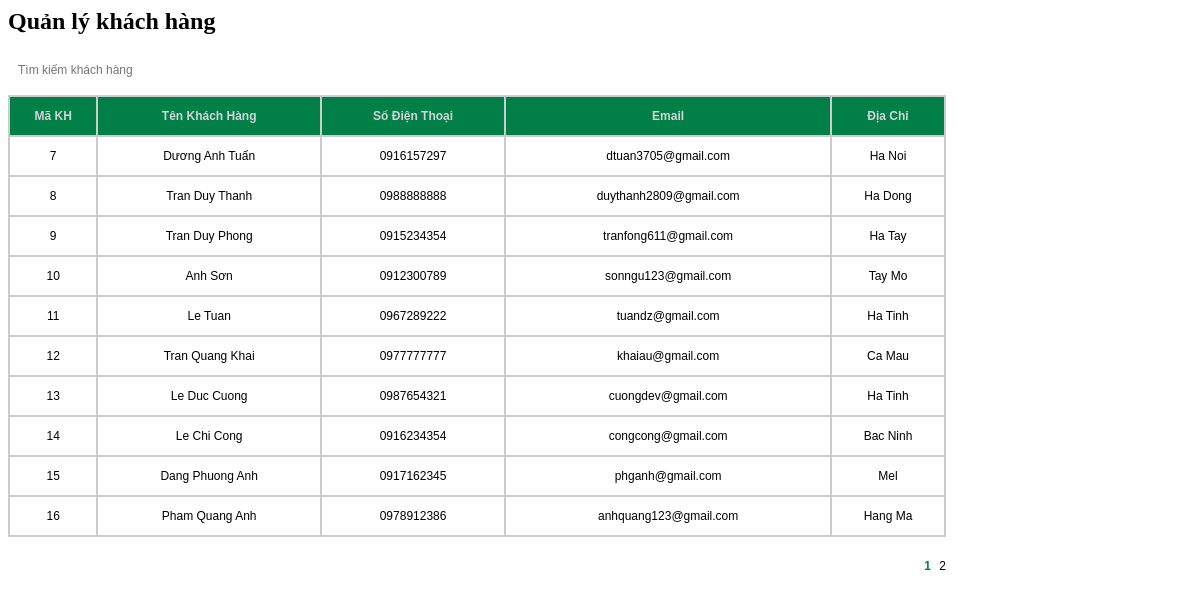
The app's page /admin/customer/customer.php with its own data.
### tables this page shows
CREATE TABLE `customers` (
  `customerNumber` int NOT NULL AUTO_INCREMENT,
  `customerName` varchar(255) NOT NULL,
  `phone` varchar(255) NOT NULL,
  `email` varchar(255) NOT NULL,
  `address` varchar(225) NOT NULL,
  PRIMARY KEY (`customerNumber`)
);

### admin/customer/customer.php (the view, shortened to what this page needs)
<?php
    $dbHost = 'localhost';
    $dbUsername = 'TFT';
    $dbPassword = 'Fongngu123';
    $dbName = 'web_csdl';
    $conn = mysqli_connect($dbHost, $dbUsername, $dbPassword, $dbName);
    $page = isset($_GET['page']) ? $_GET['page'] : 1;
    $rowsPerPage = 10;
    $perRow = ($page - 1) * $rowsPerPage;
    $sql = "SELECT customerNumber, customerName, phone, email, address FROM customers LIMIT $perRow, $rowsPerPage";
    $result1 = $conn->query($sql);
    $query = "SELECT COUNT(*) AS totalRows FROM customers";
    $result2 = $conn->query($query);
    $totalRows = $result2->fetch_assoc()['totalRows'];
    $totalPage = ceil($totalRows / $rowsPerPage);
?>
<link rel="stylesheet" type="text/css" href="css/customer.css" />
<h2>Quản lý khách hàng</h2>
<div id="main">
    <div id="search-bar">
        <form method="get" name="sform" action="mainAdmin.php">
            <input type="text" name="stext" placeholder="Tìm kiếm khách hàng">
        </form>
    </div>
    <table id="customers" cellpadding="0" cellspacing="0" width="100%">
        <tr id="customer-bar">
            <td>Mã KH</td>
            <td>Tên khách hàng</td>
            <td>Số điện thoại</td>
            <td>Email</td>
            <td>Địa chỉ</td>
        </tr>
        <?php
        if ($result1->num_rows > 0) {
            while ($row = $result1->fetch_assoc()) {
        ?>
        <tr>
            <td><?php echo $row['customerNumber']; ?></td>
            <td><?php echo $row['customerName']; ?></td>
            <td><?php echo $row['phone']; ?></td>
            <td><?php echo $row['email']; ?></td>
            <td><?php echo $row['address']; ?></td>
        </tr>
        <?php
            }
        }
        ?>
    </table>
    <p id="pagination">
        <?php
        for ($i = 1; $i <= $totalPage; $i++) {
            if ($i == $page) {
                echo "<span>$i</span> ";
            } else {
                echo '<a href="' . $_SERVER['PHP_SELF'] . '?page_layout=customer&page=' . $i . '">' . $i . '</a> ';
            }
        }
        ?>
    </p>
</div>

### admin/css/customer.css (style rules this page uses)
#search-bar { width: 300px; height: 40px; float: left; }
#search-bar input { float: left; border: none; }
#search-bar input[type="text"] { width: 200px; height: 30px; line-height: 30px; font-family: Verdana, Geneva, sans-serif; font-size: 12px; color: #666; padding-left: 10px; }
#main table#customers { width: 938px; border-top: 2px solid #CCC; border-right: 2px solid #CCC; }
#main table#customers tr td { border-left: 2px solid #CCC; border-bottom: 2px solid #CCC; text-align: center; font-family: Verdana, Geneva, sans-serif; font-size: 12px; height: 40px; }
#customer-bar { width: 100%; height: 30px; line-height: 30px; background: #007f49; color: #d4d4d4; }
#customer-bar td { font-family: Verdana, Geneva, sans-serif; font-size: 12px; font-weight: bold; text-transform: capitalize; text-align: center; }
p#pagination { width: 938px; text-align: right; font-family: Verdana, Geneva, sans-serif; font-size: 12px; word-spacing: 5px; padding-top: 10px; }
p#pagination span { font-weight: bold; color: #007f49; }
p#pagination a { color: #000; text-decoration: none; }

### records on screen
customers: customerNumber "7", customerName "Dương Anh Tuấn", phone "0916157297", email "dtuan3705@gmail.com", address "Ha Noi"
customers: customerNumber "8", customerName "Tran Duy Thanh", phone "0988888888", email "duythanh2809@gmail.com", address "Ha Dong"
customers: customerNumber "9", customerName "Tran Duy Phong", phone "0915234354", email "tranfong611@gmail.com", address "Ha Tay"
customers: customerNumber "10", customerName "Anh Sơn", phone "0912300789", email "sonngu123@gmail.com", address "Tay Mo"
customers: customerNumber "11", customerName "Le Tuan", phone "0967289222", email "tuandz@gmail.com", address "Ha Tinh"
customers: customerNumber "12", customerName "Tran Quang Khai", phone "0977777777", email "khaiau@gmail.com", address "Ca Mau"
customers: customerNumber "13", customerName "Le Duc Cuong", phone "0987654321", email "cuongdev@gmail.com", address "Ha Tinh"
customers: customerNumber "14", customerName "Le Chi Cong", phone "0916234354", email "congcong@gmail.com", address "Bac Ninh"
customers: customerNumber "15", customerName "Dang Phuong Anh", phone "0917162345", email "phganh@gmail.com", address "Mel"
customers: customerNumber "16", customerName "Pham Quang Anh", phone "0978912386", email "anhquang123@gmail.com", address "Hang Ma"
